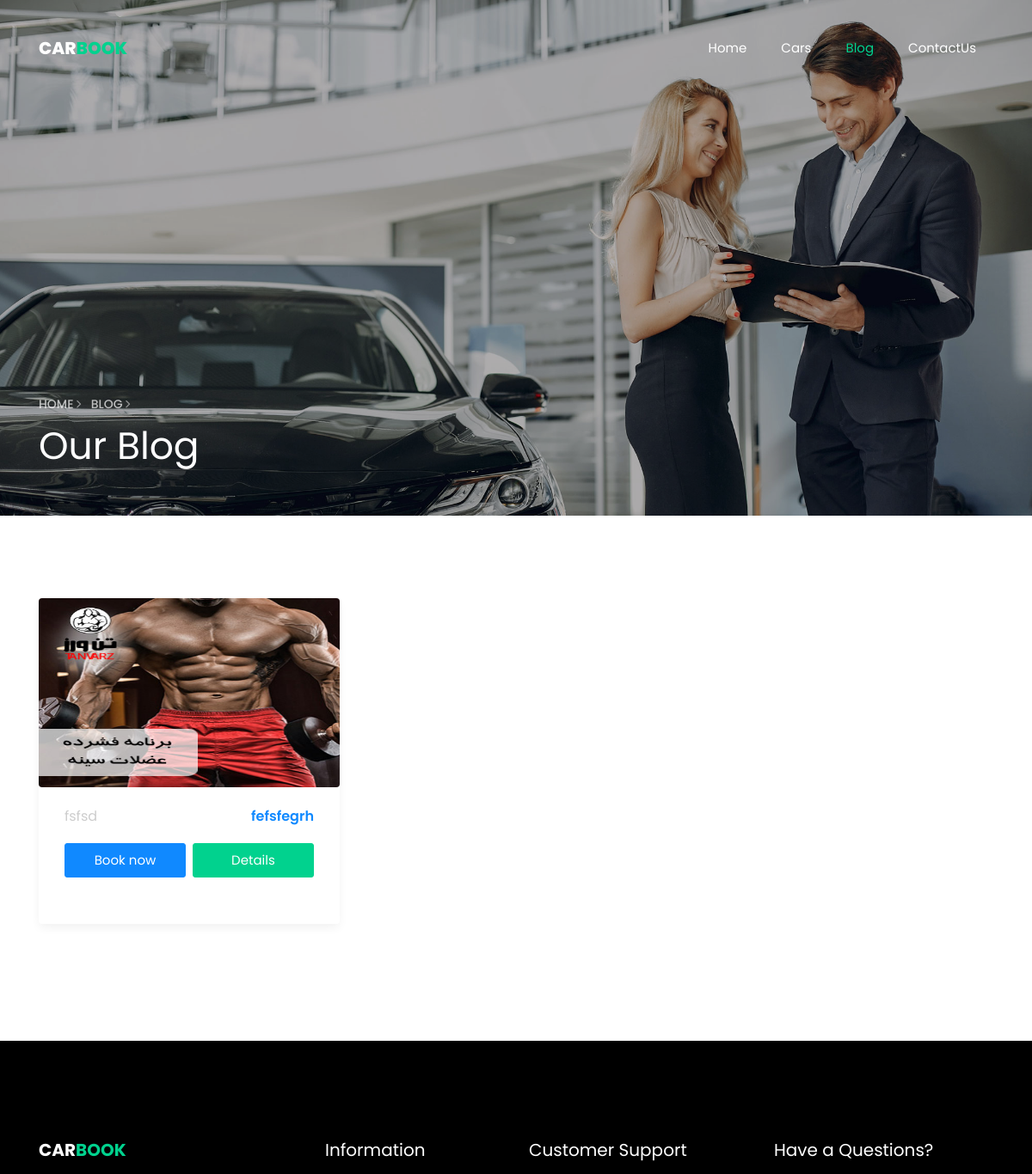
The app's page /posts/ (upper part), older data.
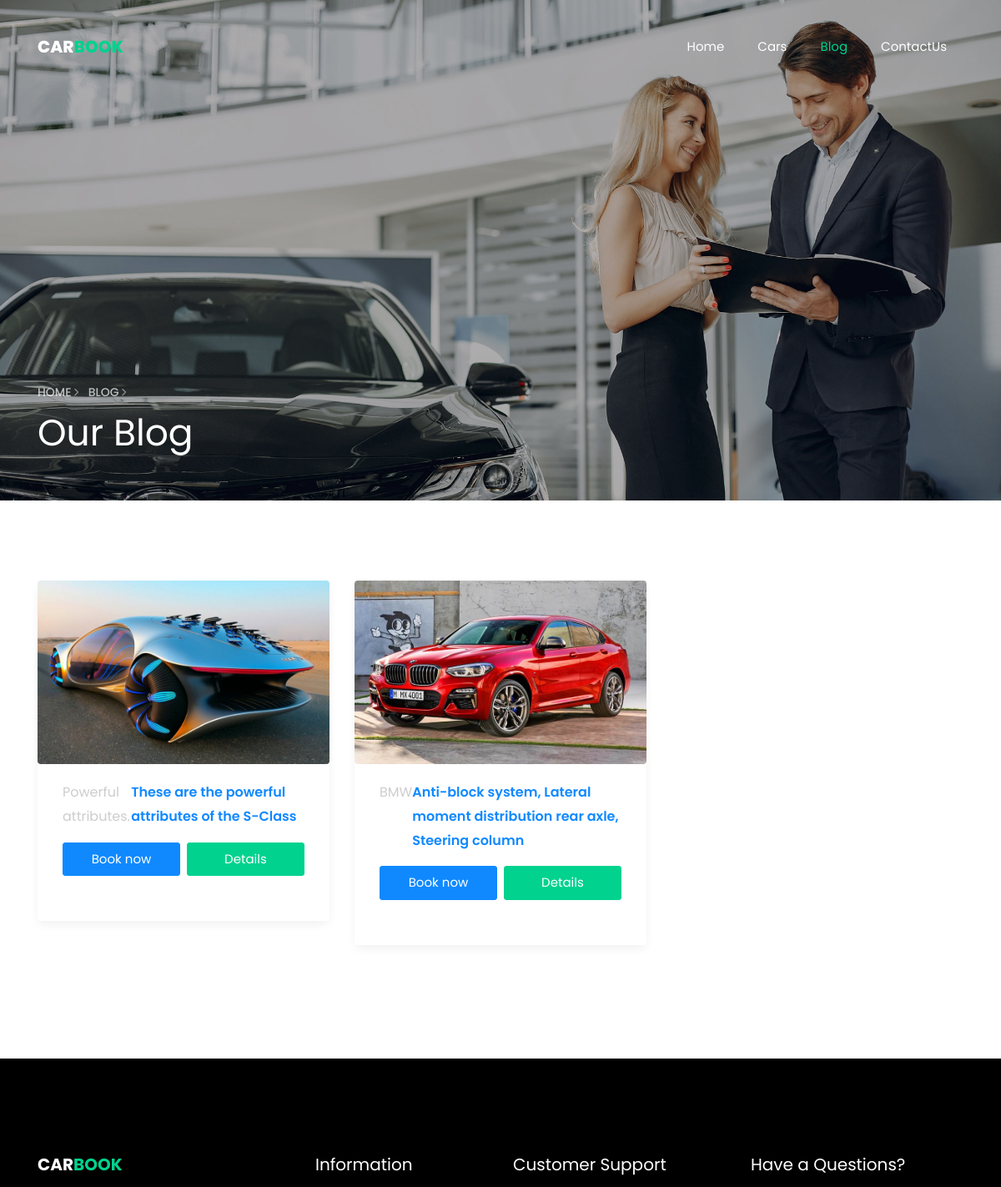
The same page, newer data.
### Blog/models.py (models this page shows, shortened)
class PostModel (models.Model):
    PostImage=models.ImageField(upload_to= "postimage/",null=True)
    PostTitle=models.CharField(max_length=70,null=True)
    PostDescrption=models.CharField(max_length=400,null=True)
    LongPostDescrption=models.TextField(null=True)

### Home/views.py (the view)
# urls.py: path('posts/',postlist),
def postlist(request):
    post = PostModel.objects.all()
    context={
        "posts":post
    }
    return render(request,"Blog/post.html",context)

### Blog/templates/Blog/post.html (shortened to what this page needs)
{% extends "Blog/base_posts.html" %}
{% load static %}
    {% block PostContent %}
    <section class="hero-wrap hero-wrap-2 js-fullheight" style="background-image: url('{% static 'images/bg_3.jpg' %}');" data-stellar-background-ratio="0.5">
      <div class="overlay"></div>
      <div class="container">
        <div class="row no-gutters slider-text js-fullheight align-items-end justify-content-start">
          <div class="col-md-9 ftco-animate pb-5">
          	<p class="breadcrumbs"><span class="mr-2"><a href="/">Home <i class="ion-ios-arrow-forward"></i></a></span> <span>Blog <i class="ion-ios-arrow-forward"></i></span></p>
            <h1 class="mb-3 bread">Our Blog</h1>
          </div>
        </div>
      </div>
    </section>
    <section class="ftco-section">
      <div class="container">
    		<div class="row">
          {% for post in posts %}
    			<div class="col-md-4">
    				<div class="car-wrap rounded ftco-animate">
    					<div>
                <img class="img rounded d-flex align-items-end" src="{{post.PostImage.url}}">
    					</div>
    					<div class="text">
    						<div class="d-flex mb-3">
	    						<span class="cat">{{post.PostTitle}}</span>
	    						<p class="price ml-auto">{{post.PostDescrption}}</p>
    						</div>
    						<p class="d-flex mb-0 d-block pb-4"><a href="#" class="btn btn-primary py-2 mr-1">Book now</a> <a href="/posts/singlepost/{{ post.id }}" class="btn btn-secondary py-2 ml-1">Details</a></p>
    					</div>
    				</div>
    			</div>
          {% endfor %}
    		</div>
    	</div>
    </section>
    <footer class="ftco-footer ftco-bg-dark ftco-section">
      <div class="container">
        <div class="row mb-5">
          <div class="col-md">
            <div class="ftco-footer-widget mb-4">
              <h2 class="ftco-heading-2"><a href="#" class="logo">Car<span>book</span></a></h2>
            </div>
          </div>
          <div class="col-md">
            <div class="ftco-footer-widget mb-4 ml-md-5">
              <h2 class="ftco-heading-2">Information</h2>
            </div>
          </div>
          <div class="col-md">
             <div class="ftco-footer-widget mb-4">
              <h2 class="ftco-heading-2">Customer Support</h2>
            </div>
          </div>
          <div class="col-md">
            <div class="ftco-footer-widget mb-4">
            	<h2 class="ftco-heading-2">Have a Questions?</h2>
            </div>
          </div>
        </div>
      </div>
    </footer>
    {% endblock PostContent %}

Row changes from the older to the newer data that the page shows:
removed PostModel: PostImage (picture), PostTitle "fsfsd", PostDescrption "fefsfegrh"
added PostModel: PostImage (picture), PostTitle "Powerful attributes.", PostDescrption "These are the powerful attributes of the S-Class"
added PostModel: PostImage (picture), PostTitle "BMW", PostDescrption "Anti-block system, Lateral moment distribution rear axle, Steering column"
